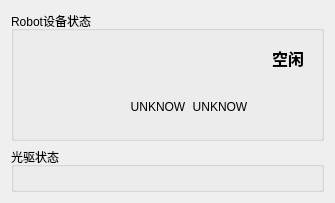
<?xml version="1.0" encoding="UTF-8"?>
<ui version="4.0">
 <class>QDeviceWidget</class>
 <widget class="QWidget" name="QDeviceWidget">
  <property name="geometry">
   <rect>
    <x>0</x>
    <y>0</y>
    <width>335</width>
    <height>188</height>
   </rect>
  </property>
  <property name="minimumSize">
   <size>
    <width>0</width>
    <height>0</height>
   </size>
  </property>
  <property name="maximumSize">
   <size>
    <width>16777215</width>
    <height>16777215</height>
   </size>
  </property>
  <property name="windowTitle">
   <string>QDeviceWidget</string>
  </property>
  <layout class="QGridLayout" name="gridLayout_2">
   <item row="1" column="0">
    <widget class="QGroupBox" name="groupBox_5">
     <property name="sizePolicy">
      <sizepolicy hsizetype="Preferred" vsizetype="Preferred">
       <horstretch>0</horstretch>
       <verstretch>0</verstretch>
      </sizepolicy>
     </property>
     <property name="title">
      <string>光驱状态</string>
     </property>
     <layout class="QGridLayout" name="gridLayout_5">
      <item row="0" column="0" colspan="2">
       <layout class="QVBoxLayout" name="verticalLayout_Recorder"/>
      </item>
     </layout>
    </widget>
   </item>
   <item row="0" column="0">
    <widget class="QGroupBox" name="groupBox_2">
     <property name="sizePolicy">
      <sizepolicy hsizetype="Preferred" vsizetype="Maximum">
       <horstretch>0</horstretch>
       <verstretch>0</verstretch>
      </sizepolicy>
     </property>
     <property name="minimumSize">
      <size>
       <width>0</width>
       <height>130</height>
      </size>
     </property>
     <property name="maximumSize">
      <size>
       <width>16777215</width>
       <height>130</height>
      </size>
     </property>
     <property name="title">
      <string>Robot设备状态</string>
     </property>
     <layout class="QGridLayout" name="gridLayout">
      <item row="0" column="0" rowspan="2">
       <layout class="QVBoxLayout" name="verticalLayout">
        <item>
         <spacer name="verticalSpacer_3">
          <property name="orientation">
           <enum>Qt::Vertical</enum>
          </property>
          <property name="sizeHint" stdset="0">
           <size>
            <width>20</width>
            <height>40</height>
           </size>
          </property>
         </spacer>
        </item>
        <item>
         <widget class="QLabel" name="label_Device">
          <property name="minimumSize">
           <size>
            <width>90</width>
            <height>80</height>
           </size>
          </property>
          <property name="maximumSize">
           <size>
            <width>90</width>
            <height>80</height>
           </size>
          </property>
          <property name="styleSheet">
           <string notr="true"/>
          </property>
          <property name="text">
           <string/>
          </property>
         </widget>
        </item>
        <item>
         <spacer name="verticalSpacer_2">
          <property name="orientation">
           <enum>Qt::Vertical</enum>
          </property>
          <property name="sizeHint" stdset="0">
           <size>
            <width>20</width>
            <height>40</height>
           </size>
          </property>
         </spacer>
        </item>
       </layout>
      </item>
      <item row="0" column="2">
       <layout class="QHBoxLayout" name="horizontalLayout">
        <item>
         <spacer name="horizontalSpacer">
          <property name="orientation">
           <enum>Qt::Horizontal</enum>
          </property>
          <property name="sizeHint" stdset="0">
           <size>
            <width>40</width>
            <height>20</height>
           </size>
          </property>
         </spacer>
        </item>
        <item>
         <widget class="QLabel" name="label_DeviceStatusIcon">
          <property name="minimumSize">
           <size>
            <width>32</width>
            <height>32</height>
           </size>
          </property>
          <property name="maximumSize">
           <size>
            <width>32</width>
            <height>32</height>
           </size>
          </property>
          <property name="styleSheet">
           <string notr="true">image: url(:/Resources/idle.png);</string>
          </property>
          <property name="text">
           <string/>
          </property>
         </widget>
        </item>
        <item>
         <widget class="QLabel" name="label_DeviceStatus">
          <property name="font">
           <font>
            <pointsize>12</pointsize>
            <weight>75</weight>
            <bold>true</bold>
           </font>
          </property>
          <property name="text">
           <string>空闲</string>
          </property>
         </widget>
        </item>
        <item>
         <spacer name="horizontalSpacer_2">
          <property name="orientation">
           <enum>Qt::Horizontal</enum>
          </property>
          <property name="sizeType">
           <enum>QSizePolicy::Fixed</enum>
          </property>
          <property name="sizeHint" stdset="0">
           <size>
            <width>6</width>
            <height>20</height>
           </size>
          </property>
         </spacer>
        </item>
       </layout>
      </item>
      <item row="1" column="2">
       <layout class="QGridLayout" name="gridLayout_15">
        <item row="0" column="0">
         <layout class="QVBoxLayout" name="verticalLayout_11">
          <item>
           <widget class="QLabel" name="label_DiscBoxImage1">
            <property name="minimumSize">
             <size>
              <width>0</width>
              <height>0</height>
             </size>
            </property>
            <property name="maximumSize">
             <size>
              <width>16777215</width>
              <height>16777215</height>
             </size>
            </property>
            <property name="text">
             <string/>
            </property>
            <property name="pixmap">
             <pixmap>:/Resources/bins_0.png</pixmap>
            </property>
            <property name="scaledContents">
             <bool>false</bool>
            </property>
            <property name="alignment">
             <set>Qt::AlignCenter</set>
            </property>
            <property name="wordWrap">
             <bool>false</bool>
            </property>
            <property name="indent">
             <number>-1</number>
            </property>
           </widget>
          </item>
          <item>
           <widget class="QLabel" name="label_DiscBox1">
            <property name="font">
             <font>
              <pointsize>9</pointsize>
             </font>
            </property>
            <property name="text">
             <string>UNKNOW</string>
            </property>
            <property name="alignment">
             <set>Qt::AlignCenter</set>
            </property>
           </widget>
          </item>
          <item>
           <spacer name="verticalSpacer_13">
            <property name="orientation">
             <enum>Qt::Vertical</enum>
            </property>
            <property name="sizeType">
             <enum>QSizePolicy::Expanding</enum>
            </property>
            <property name="sizeHint" stdset="0">
             <size>
              <width>20</width>
              <height>40</height>
             </size>
            </property>
           </spacer>
          </item>
         </layout>
        </item>
        <item row="0" column="3">
         <layout class="QVBoxLayout" name="verticalLayout_12">
          <item>
           <layout class="QHBoxLayout" name="horizontalLayout_4">
            <property name="spacing">
             <number>6</number>
            </property>
            <item>
             <widget class="QLabel" name="label_Black">
              <property name="minimumSize">
               <size>
                <width>0</width>
                <height>0</height>
               </size>
              </property>
              <property name="maximumSize">
               <size>
                <width>16777215</width>
                <height>16777215</height>
               </size>
              </property>
              <property name="text">
               <string/>
              </property>
              <property name="pixmap">
               <pixmap>:/Resources/Mblack_0.png</pixmap>
              </property>
              <property name="scaledContents">
               <bool>false</bool>
              </property>
              <property name="alignment">
               <set>Qt::AlignCenter</set>
              </property>
              <property name="wordWrap">
               <bool>false</bool>
              </property>
              <property name="indent">
               <number>-1</number>
              </property>
             </widget>
            </item>
            <item>
             <widget class="QLabel" name="label_Green">
              <property name="minimumSize">
               <size>
                <width>0</width>
                <height>0</height>
               </size>
              </property>
              <property name="maximumSize">
               <size>
                <width>16777215</width>
                <height>16777215</height>
               </size>
              </property>
              <property name="text">
               <string/>
              </property>
              <property name="pixmap">
               <pixmap>:/Resources/Mcyan_0.png</pixmap>
              </property>
              <property name="scaledContents">
               <bool>false</bool>
              </property>
              <property name="alignment">
               <set>Qt::AlignCenter</set>
              </property>
              <property name="wordWrap">
               <bool>false</bool>
              </property>
              <property name="indent">
               <number>-1</number>
              </property>
             </widget>
            </item>
            <item>
             <widget class="QLabel" name="label_Mmagenta">
              <property name="minimumSize">
               <size>
                <width>0</width>
                <height>0</height>
               </size>
              </property>
              <property name="maximumSize">
               <size>
                <width>16777215</width>
                <height>16777215</height>
               </size>
              </property>
              <property name="text">
               <string/>
              </property>
              <property name="pixmap">
               <pixmap>:/Resources/Mmagenta_0.png</pixmap>
              </property>
              <property name="scaledContents">
               <bool>false</bool>
              </property>
              <property name="alignment">
               <set>Qt::AlignCenter</set>
              </property>
              <property name="wordWrap">
               <bool>false</bool>
              </property>
              <property name="indent">
               <number>-1</number>
              </property>
             </widget>
            </item>
            <item>
             <widget class="QLabel" name="label_Yellow">
              <property name="minimumSize">
               <size>
                <width>0</width>
                <height>0</height>
               </size>
              </property>
              <property name="maximumSize">
               <size>
                <width>16777215</width>
                <height>16777215</height>
               </size>
              </property>
              <property name="text">
               <string/>
              </property>
              <property name="pixmap">
               <pixmap>:/Resources/Myellow_0.png</pixmap>
              </property>
              <property name="scaledContents">
               <bool>false</bool>
              </property>
              <property name="alignment">
               <set>Qt::AlignCenter</set>
              </property>
              <property name="wordWrap">
               <bool>false</bool>
              </property>
              <property name="indent">
               <number>-1</number>
              </property>
             </widget>
            </item>
           </layout>
          </item>
          <item>
           <spacer name="verticalSpacer_14">
            <property name="orientation">
             <enum>Qt::Vertical</enum>
            </property>
            <property name="sizeHint" stdset="0">
             <size>
              <width>20</width>
              <height>18</height>
             </size>
            </property>
           </spacer>
          </item>
         </layout>
        </item>
        <item row="0" column="1">
         <layout class="QVBoxLayout" name="verticalLayout_13">
          <item>
           <widget class="QLabel" name="label_DiscBoxImage2">
            <property name="minimumSize">
             <size>
              <width>0</width>
              <height>0</height>
             </size>
            </property>
            <property name="maximumSize">
             <size>
              <width>16777215</width>
              <height>16777215</height>
             </size>
            </property>
            <property name="text">
             <string/>
            </property>
            <property name="pixmap">
             <pixmap>:/Resources/bins_0.png</pixmap>
            </property>
            <property name="scaledContents">
             <bool>false</bool>
            </property>
            <property name="alignment">
             <set>Qt::AlignCenter</set>
            </property>
            <property name="wordWrap">
             <bool>false</bool>
            </property>
            <property name="indent">
             <number>-1</number>
            </property>
           </widget>
          </item>
          <item>
           <widget class="QLabel" name="label_DiscBox2">
            <property name="font">
             <font>
              <pointsize>9</pointsize>
             </font>
            </property>
            <property name="text">
             <string>UNKNOW</string>
            </property>
            <property name="alignment">
             <set>Qt::AlignCenter</set>
            </property>
           </widget>
          </item>
          <item>
           <spacer name="verticalSpacer_15">
            <property name="orientation">
             <enum>Qt::Vertical</enum>
            </property>
            <property name="sizeType">
             <enum>QSizePolicy::Expanding</enum>
            </property>
            <property name="sizeHint" stdset="0">
             <size>
              <width>20</width>
              <height>40</height>
             </size>
            </property>
           </spacer>
          </item>
         </layout>
        </item>
        <item row="0" column="2">
         <spacer name="horizontalSpacer_3">
          <property name="orientation">
           <enum>Qt::Horizontal</enum>
          </property>
          <property name="sizeHint" stdset="0">
           <size>
            <width>40</width>
            <height>20</height>
           </size>
          </property>
         </spacer>
        </item>
       </layout>
      </item>
      <item row="0" column="1">
       <spacer name="horizontalSpacer_4">
        <property name="orientation">
         <enum>Qt::Horizontal</enum>
        </property>
        <property name="sizeHint" stdset="0">
         <size>
          <width>40</width>
          <height>20</height>
         </size>
        </property>
       </spacer>
      </item>
     </layout>
    </widget>
   </item>
  </layout>
 </widget>
 <layoutdefault spacing="6" margin="11"/>
 <resources/>
 <connections/>
</ui>
